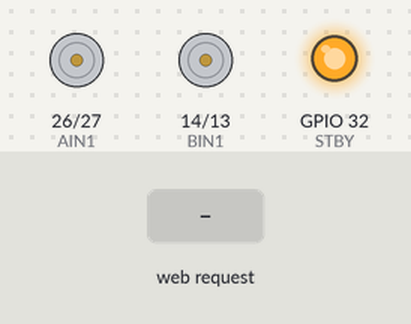
The sketch below on a simulated ESP32. On the bench: motor-driver pin pairs drawn as motors (green arrow = first pin HIGH = forward, orange = second pin HIGH = backward, longer = more drive, scaled by the enable pin, stopped while the standby pin is LOW), output pins drawn as LEDs (lit = HIGH). Inputs (shaded band) come from the test bench. What the sketch prints to the serial monitor is not drawn.

Above: at 2.2 s.
2.3 s: HTTP request GET /forward received
At 3.2 s:
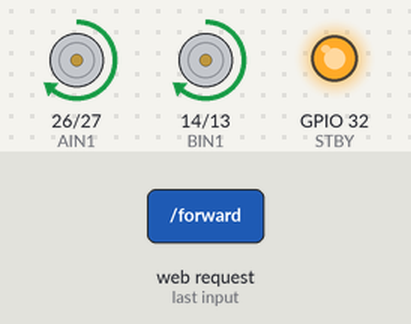
3.8 s: HTTP request GET /backward received
At 4.4 s:
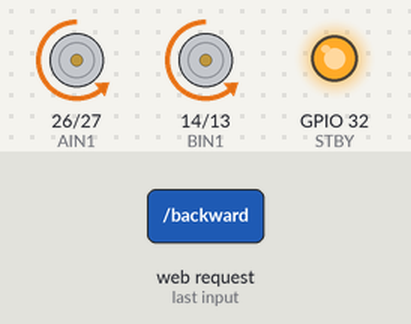
5.3 s: HTTP request GET /left received
At 6.5 s:
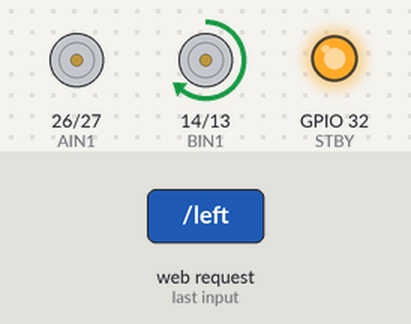
6.8 s: HTTP request GET /right received
At 7.9 s:
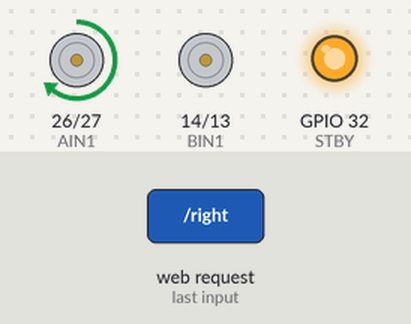
8.3 s: HTTP request GET /forward?value=forward received
At 9.0 s:
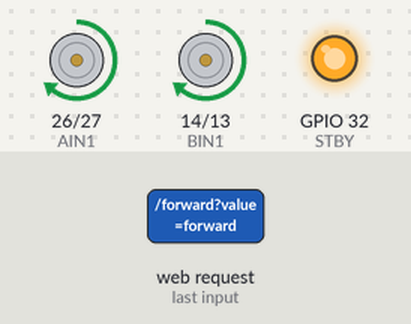
9.8 s: HTTP request GET /backward?value=forward received
At 10.2 s:
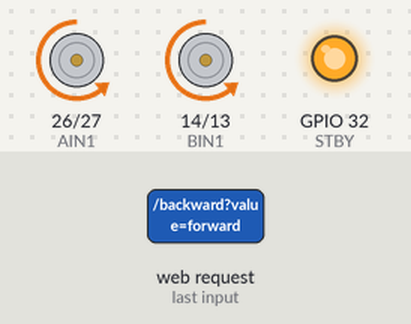
Timing chart, 0 to 12.3 s (numbered marks = the images above; inputs shaded):
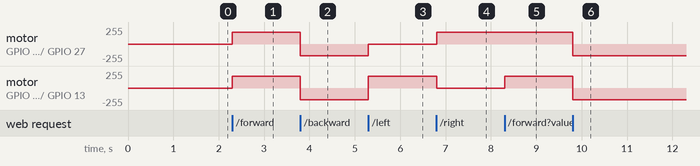

The sketch:

hardware.ino
```cpp
/*
=============================================================================
EDGE DRIVE 3D - ESP32 MOTOR CONTROLLER
=============================================================================
Web-based robot control with automatic decision-making from laptop
Receives commands via HTTP from the perception system

Pins:
  Motor A: AIN1=26, AIN2=27, PWMA=25
  Motor B: BIN1=14, BIN2=13, PWMB=33
  Standby: STBY=32

Author: EdgeDrive3D Team
=============================================================================
*/

#include <WiFi.h>
#include <WebServer.h>

// ============ MOTOR PINS ============
#define AIN1 26
#define AIN2 27
#define PWMA 25

#define BIN1 14
#define BIN2 13
#define PWMB 33

#define STBY 32

// ============ PWM ============
#define PWM_FREQ 1000
#define PWM_RES 8

// ============ WIFI ============
const char* AP_SSID = "EdgeDrive3D_Robot";
const char* AP_PASS = "edgedrive123";

// ============ SERVER ============
WebServer server(80);

// ============ MOTOR SPEED ============
int speedValue = 180;

// ============ AUTO MODE ============
bool autoMode = false;
unsigned long lastCommandTime = 0;
const unsigned long AUTO_TIMEOUT = 2000; // 2 seconds

// ============ HTML INTERFACE ============
String webpage = R"====(
<!DOCTYPE html>
<html>
<head>
  <meta name="viewport" content="width=device-width, initial-scale=1">
  <title>EdgeDrive3D Robot Control</title>
  <style>
    * { margin: 0; padding: 0; box-sizing: border-box; }
    body {
      background: linear-gradient(135deg, #0f2027, #203a43, #2c5364);
      color: white;
      font-family: 'Segoe UI', Arial, sans-serif;
      text-align: center;
      padding: 20px;
      min-height: 100vh;
    }
    h1 {
      font-size: 28px;
      margin-bottom: 10px;
      background: linear-gradient(90deg, #00d2ff, #3a7bd5);
      -webkit-background-clip: text;
      -webkit-text-fill-color: transparent;
    }
    .status {
      font-size: 14px;
      color: #aaa;
      margin-bottom: 30px;
    }
    .control-panel {
      background: rgba(255,255,255,0.1);
      backdrop-filter: blur(10px);
      border-radius: 20px;
      padding: 30px;
      max-width: 400px;
      margin: 0 auto;
      border: 1px solid rgba(255,255,255,0.2);
    }
    .dpad {
      display: grid;
      grid-template-columns: repeat(3, 1fr);
      gap: 10px;
      margin: 20px 0;
    }
    button {
      width: 100%;
      height: 70px;
      font-size: 18px;
      font-weight: 600;
      border: none;
      border-radius: 12px;
      background: linear-gradient(145deg, #3a7bd5, #00d2ff);
      color: white;
      cursor: pointer;
      transition: all 0.2s;
      box-shadow: 0 4px 15px rgba(0,210,255,0.3);
    }
    button:hover {
      transform: translateY(-2px);
      box-shadow: 0 6px 20px rgba(0,210,255,0.5);
    }
    button:active {
      transform: translateY(0);
    }
    button.stop {
      background: linear-gradient(145deg, #ff416c, #ff4b2b);
      box-shadow: 0 4px 15px rgba(255,75,43,0.3);
    }
    .speed-control {
      margin-top: 25px;
    }
    .speed-control label {
      display: block;
      margin-bottom: 10px;
      font-size: 16px;
    }
    input[type=range] {
      width: 100%;
      height: 8px;
      border-radius: 4px;
      background: rgba(255,255,255,0.2);
      outline: none;
      -webkit-appearance: none;
    }
    input[type=range]::-webkit-slider-thumb {
      -webkit-appearance: none;
      width: 24px;
      height: 24px;
      border-radius: 50%;
      background: linear-gradient(145deg, #3a7bd5, #00d2ff);
      cursor: pointer;
      box-shadow: 0 2px 10px rgba(0,210,255,0.5);
    }
    .speed-value {
      font-size: 24px;
      font-weight: 700;
      margin-top: 10px;
      color: #00d2ff;
    }
    .mode-toggle {
      margin-top: 20px;
      padding: 15px;
      background: rgba(255,255,255,0.05);
      border-radius: 10px;
    }
    .mode-toggle button {
      width: auto;
      padding: 10px 30px;
      height: auto;
    }
    .mode-toggle button.active {
      background: linear-gradient(145deg, #11998e, #38ef7d);
    }
    .info {
      margin-top: 30px;
      font-size: 12px;
      color: #888;
    }
  </style>
</head>
<body>
  <h1>🤖 EdgeDrive3D Robot</h1>
  <div class="status">ESP32 Motor Controller</div>

  <div class="control-panel">
    <div class="dpad">
      <div></div>
      <button ontouchstart="sendCmd('forward')" onclick="sendCmd('forward')">▲</button>
      <div></div>

      <button ontouchstart="sendCmd('left')" onclick="sendCmd('left')">◀</button>
      <button class="stop" ontouchstart="sendCmd('stop')" onclick="sendCmd('stop')">■</button>
      <button ontouchstart="sendCmd('right')" onclick="sendCmd('right')">▶</button>

      <div></div>
      <button ontouchstart="sendCmd('backward')" onclick="sendCmd('backward')">▼</button>
      <div></div>
    </div>

    <div class="speed-control">
      <label>Speed</label>
      <input type="range" min="0" max="255" value="180"
             onchange="sendSpeed(this.value)"
             oninput="document.getElementById('speedVal').textContent = this.value">
      <div class="speed-value"><span id="speedVal">180</span> / 255</div>
    </div>

    <div class="mode-toggle">
      <button id="autoBtn" onclick="toggleAuto()">Auto Mode: OFF</button>
    </div>

    <div class="info">
      Control via web interface or autonomous mode from laptop
    </div>
  </div>

  <script>
    function sendCmd(cmd) {
      fetch('/' + cmd)
        .then(r => console.log(cmd, r.ok))
        .catch(e => console.error(e));
    }

    function sendSpeed(val) {
      fetch('/speed?value=' + val)
        .then(r => console.log('speed:', val, r.ok));
    }

    function toggleAuto() {
      fetch('/toggle_auto')
        .then(r => r.text())
        .then(state => {
          const btn = document.getElementById('autoBtn');
          btn.textContent = 'Auto Mode: ' + (state === 'true' ? 'ON' : 'OFF');
          btn.classList.toggle('active', state === 'true');
        });
    }

    // Poll auto mode status
    setInterval(() => {
      fetch('/auto_status')
        .then(r => r.text())
        .then(state => {
          const btn = document.getElementById('autoBtn');
          btn.textContent = 'Auto Mode: ' + (state === 'true' ? 'ON' : 'OFF');
          btn.classList.toggle('active', state === 'true');
        });
    }, 2000);
  </script>
</body>
</html>
)====";

// ============ MOTOR FUNCTIONS ============

void setMotorA(bool d1, bool d2, int pwm) {
  digitalWrite(AIN1, d1);
  digitalWrite(AIN2, d2);
  ledcWrite(PWMA, pwm);
}

void setMotorB(bool d1, bool d2, int pwm) {
  digitalWrite(BIN1, d1);
  digitalWrite(BIN2, d2);
  ledcWrite(PWMB, pwm);
}

void moveForward() {
  setMotorA(HIGH, LOW, speedValue);
  setMotorB(HIGH, LOW, speedValue);
}

void moveBackward() {
  setMotorA(LOW, HIGH, speedValue);
  setMotorB(LOW, HIGH, speedValue);
}

void turnLeft() {
  setMotorA(LOW, LOW, 0);
  setMotorB(HIGH, LOW, speedValue);
}

void turnRight() {
  setMotorA(HIGH, LOW, speedValue);
  setMotorB(LOW, LOW, 0);
}

void stopMotors() {
  setMotorA(LOW, LOW, 0);
  setMotorB(LOW, LOW, 0);
}

// ============ SERVER HANDLERS ============

void handleRoot() {
  server.send(200, "text/html", webpage);
}

void handleForward() {
  autoMode = false;
  moveForward();
  server.send(200, "text/plain", "OK");
}

void handleBackward() {
  autoMode = false;
  moveBackward();
  server.send(200, "text/plain", "OK");
}

void handleLeft() {
  autoMode = false;
  turnLeft();
  server.send(200, "text/plain", "OK");
}

void handleRight() {
  autoMode = false;
  turnRight();
  server.send(200, "text/plain", "OK");
}

void handleStop() {
  autoMode = false;
  stopMotors();
  server.send(200, "text/plain", "OK");
}

void handleSpeed() {
  if (server.hasArg("value")) {
    speedValue = server.arg("value").toInt();
    speedValue = constrain(speedValue, 0, 255);
  }
  server.send(200, "text/plain", "OK");
}

void handleToggleAuto() {
  autoMode = !autoMode;
  server.send(200, "text/plain", autoMode ? "true" : "false");
}

void handleAutoStatus() {
  server.send(200, "text/plain", autoMode ? "true" : "false");
}

void handleAutoCommand() {
  // Receive autonomous command from laptop
  if (server.hasArg("action")) {
    String action = server.arg("action");
    int speed = server.hasArg("speed") ? server.arg("speed").toInt() : speedValue;

    autoMode = true;
    lastCommandTime = millis();

    if (speed != speedValue) {
      speedValue = constrain(speed, 0, 255);
    }

    if (action == "forward") moveForward();
    else if (action == "backward") moveBackward();
    else if (action == "left") turnLeft();
    else if (action == "right") turnRight();
    else stopMotors();

    server.send(200, "text/plain", "OK");
  } else {
    server.send(400, "text/plain", "Missing action");
  }
}

void handleNotFound() {
  server.send(404, "text/plain", "Not Found");
}

// ============ SETUP ============

void setup() {
  Serial.begin(115200);
  delay(1000);

  Serial.println("\n\nEdgeDrive3D ESP32 Controller");
  Serial.println("==========================");

  // Motor pins
  pinMode(AIN1, OUTPUT);
  pinMode(AIN2, OUTPUT);
  pinMode(BIN1, OUTPUT);
  pinMode(BIN2, OUTPUT);
  pinMode(STBY, OUTPUT);
  digitalWrite(STBY, HIGH);

  // PWM
  ledcAttach(PWMA, PWM_FREQ, PWM_RES);
  ledcAttach(PWMB, PWM_FREQ, PWM_RES);

  // Stop motors initially
  stopMotors();

  // WiFi AP
  Serial.print("Starting AP... ");
  WiFi.softAP(AP_SSID, AP_PASS);
  Serial.println("Done");

  Serial.print("IP Address: ");
  Serial.println(WiFi.softAPIP());
  Serial.print("SSID: ");
  Serial.println(AP_SSID);
  Serial.print("Password: ");
  Serial.println(AP_PASS);

  // Server routes
  server.on("/", handleRoot);
  server.on("/forward", handleForward);
  server.on("/backward", handleBackward);
  server.on("/left", handleLeft);
  server.on("/right", handleRight);
  server.on("/stop", handleStop);
  server.on("/speed", handleSpeed);
  server.on("/toggle_auto", handleToggleAuto);
  server.on("/auto_status", handleAutoStatus);
  server.on("/auto_command", handleAutoCommand);
  server.onNotFound(handleNotFound);

  server.begin();
  Serial.println("\nHTTP server started");
  Serial.println("Ready for commands!\n");
}

// ============ LOOP ============

void loop() {
  server.handleClient();

  // Auto timeout - stop if no command received
  if (autoMode && millis() - lastCommandTime > AUTO_TIMEOUT) {
    stopMotors();
    autoMode = false;
    Serial.println("Auto timeout - stopped");
  }

  delay(2);
}
```

Measured:
- after the input at 2.3 s, motor on GPIO 26 (AIN1) / GPIO 27 (AIN2), motor on GPIO 14 (BIN1) / GPIO 13 (BIN2): stopped → forward 179/255 at once
- after the input at 3.8 s, motor on GPIO 26 (AIN1) / GPIO 27 (AIN2), motor on GPIO 14 (BIN1) / GPIO 13 (BIN2): forward 179/255 → backward 179/255 at once
- after the input at 5.3 s, motor on GPIO 26 (AIN1) / GPIO 27 (AIN2): backward 179/255 → stopped at once; motor on GPIO 14 (BIN1) / GPIO 13 (BIN2): backward 179/255 → forward 179/255 at once
- after the input at 6.8 s, motor on GPIO 26 (AIN1) / GPIO 27 (AIN2): stopped → forward 179/255 at once; motor on GPIO 14 (BIN1) / GPIO 13 (BIN2): forward 179/255 → stopped at once
- after the input at 8.3 s, motor on GPIO 14 (BIN1) / GPIO 13 (BIN2): stopped → forward 179/255 at once
- after the input at 9.8 s, motor on GPIO 26 (AIN1) / GPIO 27 (AIN2), motor on GPIO 14 (BIN1) / GPIO 13 (BIN2): forward 179/255 → backward 179/255 at once
